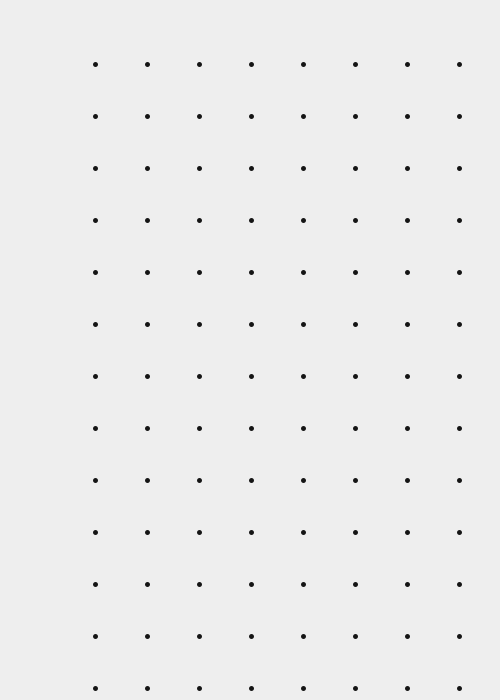
Frame 1 (no input)
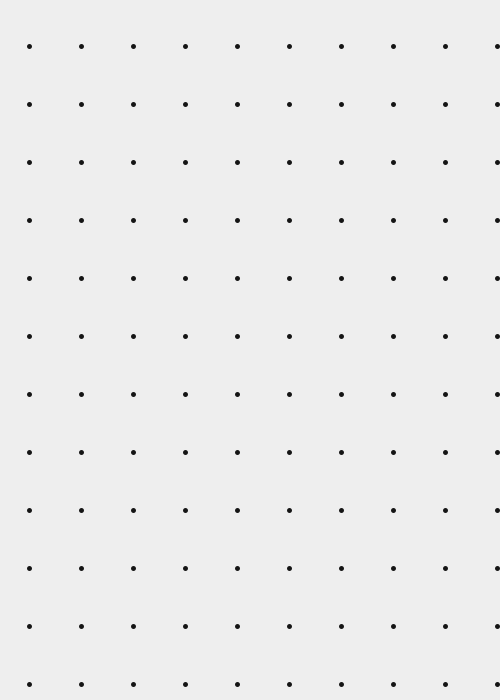
Frame 60 (the mouse pressed at the canvas centre just before this capture)
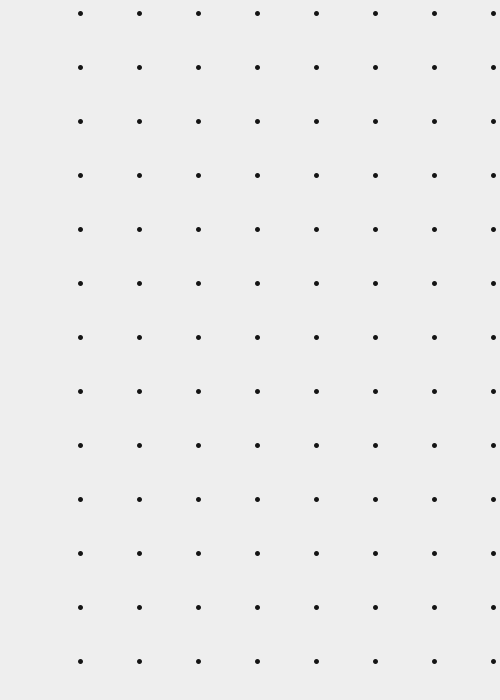
Frame 120 (the mouse held since frame 60 and released just before this capture)

The Processing sketch that drew these frames (run headless with seeded random() and noise(); from frame 60 on, the mouse is pressed at the canvas centre):

// Processing sketch: processing_30980
// ── processing_30980.pde

void setup() {
size(500, 700);
smooth();
frameRate(5);
}

void draw() {
  background(#eeeeee);
  float y1 = random(100);
  float y2 = random(50,60);
  float x1 = random(100);
  float x2 = random(50,60);
  for (int y= int(y1); y<700; y += int(y2)){
    for(int x= int(x1); x <500; x += int(x2)){
      strokeWeight(5);
      stroke(20);
      point(x,y);
    }
  }
}
